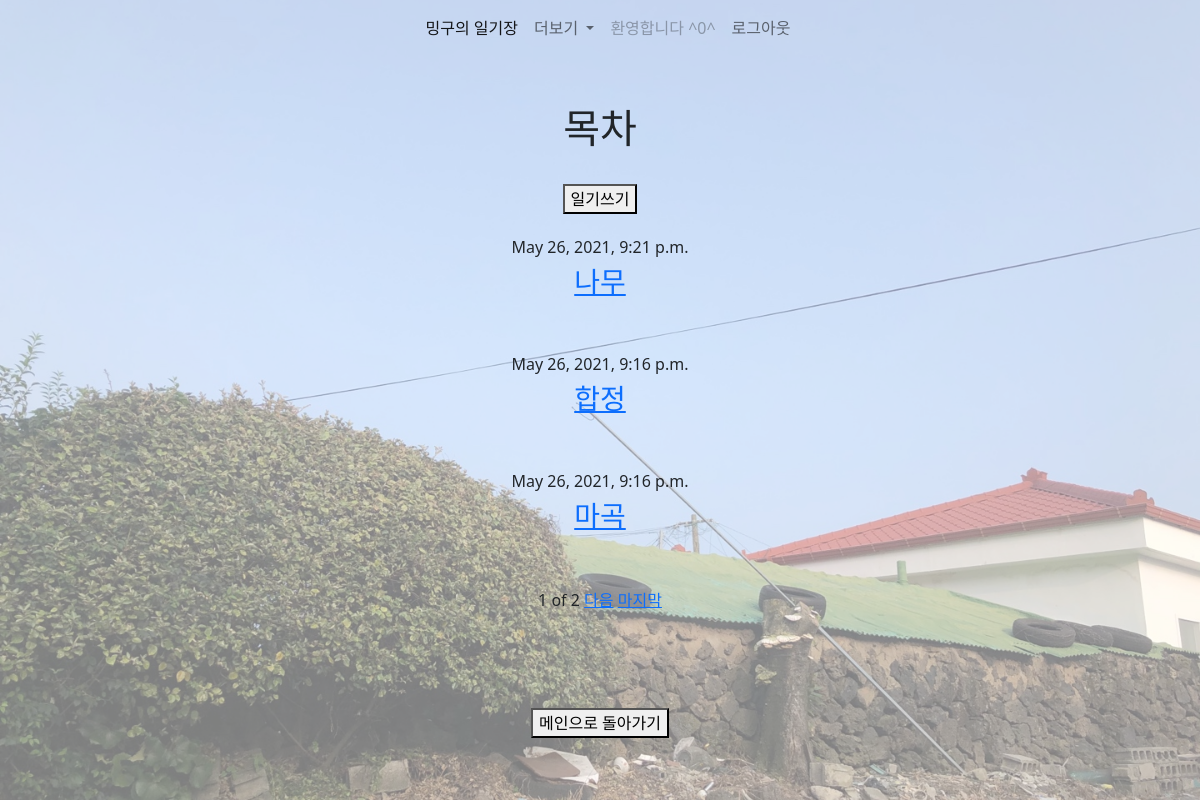
The page /blog/contents/ (signed in) on the database its author committed.
### blog/models.py (models this page shows, shortened)
class Blog (models.Model):
  title = models.CharField(max_length = 200)
  pub_date = models.DateTimeField()
  body = models.TextField()
  img = models.ImageField(upload_to = "blog/", blank = True, null = True)

### blog/views.py (the view)
# urls.py: path('contents/', contents, name = "contents"),
@login_required(redirect_field_name=None, login_url="login")
def contents (request):
  blogs = Blog.objects.order_by('-pub_date')
  paginator = Paginator(blogs, 3)
  page = request.GET.get('page')
  blogs = paginator.get_page(page)
  return render (request, 'contents.html', {'blogs':blogs})

### blog/templates/contents.html (shortened to what this page needs)
{% extends 'base.html' %}
{% block content%}
  <h1>목차</h1>
  <br><a href="{% url 'new' %}"><button>일기쓰기</button></a>
  <br><br>
  <div>
    {% for blog in blogs %}
    <h6>{{blog.pub_date}}</h6>
    <h3><a href="{% url 'detail' blog.id %}">{{blog.title}}</a></h3>
    <br><br>
    {% endfor %}
  </div>
  <span>{{blogs.number}}</span>
  <span>of</span>
  <span>{{blogs.paginator.num_pages}}</span>
  {% if blogs.has_next %}
    <a href="?page={{blogs.next_page_number}}">다음</a>
    <a href="?page={{blogs.paginator.num_pages}}">마지막</a>
  {% endif %}
  <br><br><br><br><br>
  <div>
    <a href="{% url 'home' %}"><button>메인으로 돌아가기</button></a>
  </div>
{% endblock %}

### mydiary/templates/base.html (style rules this page uses)
body { text-align: center; }
body { display: flex; flex-direction: column; align-items: center; }

### rows shown on the page
Blog: pub_date "May 26, 2021, 9:21 p.m.", title "나무"
Blog: pub_date "May 26, 2021, 9:16 p.m.", title "합정"
Blog: pub_date "May 26, 2021, 9:16 p.m.", title "마곡"

### other values the page prints
{{ blogs.number }} "1"
{{ blogs.paginator.num_pages }} "2"
